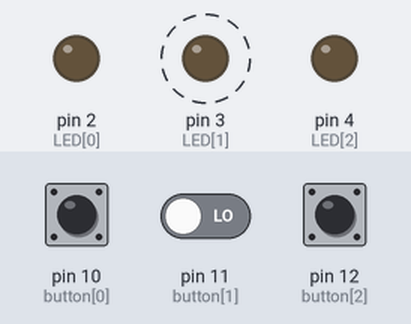
Bench run of a sketch on a simulated Arduino Uno, built with avr-gcc and run on an emulated ATmega328P. On the bench: output pins drawn as LEDs (lit = HIGH). Dashed ring = blinking. The test bench sets the inputs (shaded band); at power-on: pin 10 (button[0]) HIGH, pin 12 (button[2]) LOW, pin 11 (button[1]) LOW.

Above: at 1.2 s.
1.3 s: pin 10 (button[0]) pulled LOW for 0.15 s
At 3.3 s:
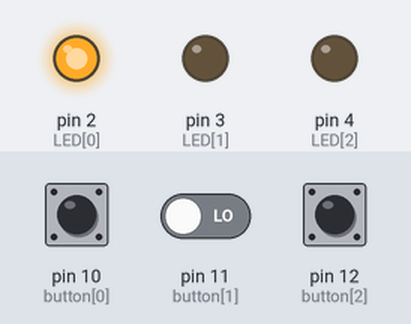
4.4 s: pin 12 (button[2]) pulled HIGH for 0.15 s
At 5.5 s:
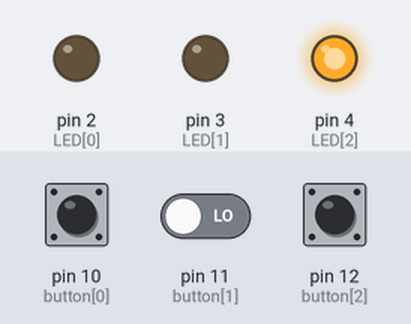
7.5 s: pin 12 (button[2]) pulled HIGH for 1 s
At 11.3 s:
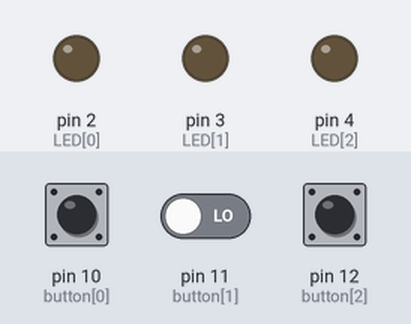
11.5 s: pin 12 (button[2]) pulled HIGH for 3.2 s
At 12.2 s:
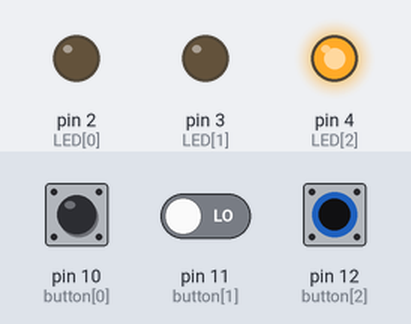
16.2 s: pin 10 (button[0]) driven LOW and pin 11 (button[1]) driven HIGH and pin 12 (button[2]) driven HIGH
At 17.0 s:
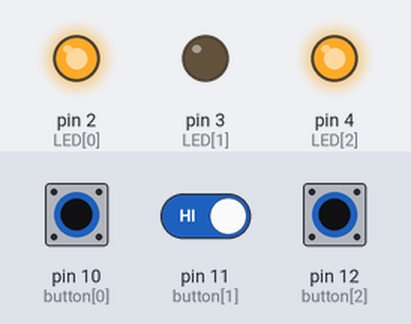
Timing chart, 0 to 20.2 s (numbered marks = the images above; inputs shaded):
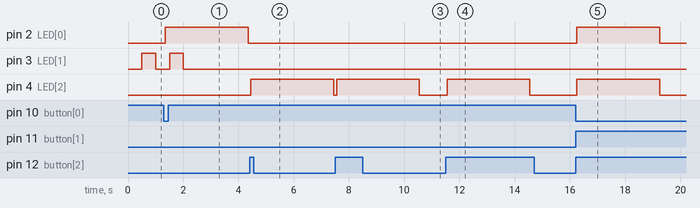

The sketch:

23_0054_0536.ino
```cpp
//button setup
int button[3] = {10, 11, 12};
bool pressed[3] = {LOW, LOW, HIGH};

//LED setup
int LED[3] = {2, 3, 4};
bool LED_state[3] = {LOW, LOW, LOW};

//debounce setup
bool buttonState[3] = {HIGH, HIGH, LOW};
bool lastButtonState[3] = {HIGH, HIGH, LOW};
long lastDebounceTime[3] = {0, 0, 0};
long debounceDelay = 50;

//cooldown timer setup
int LED_timer[3] = {3000, 2000, 3000};
long lastTimer[3] = {0, 0, 0};

//logic setup
bool blinkState[3] = {0, 0, 0};
long yellowTimer = 0;

void setup() {
  Serial.begin(9600);
  for(int i=0;i<3;++i){
    pinMode(button[i], INPUT);
    pinMode(LED[i], OUTPUT);
  }
  pinMode(button[0], INPUT_PULLUP);
}

int debounce(int reading, int i){
  bool isChange = 0; // check if button state is change
  if(reading != lastButtonState[i]){
    lastDebounceTime[i] = millis();
  }
  if(millis() - lastDebounceTime[i] > debounceDelay){
    if(reading != buttonState[i]){
      buttonState[i] = reading;
      isChange = 1;
    }
  }
  lastButtonState[i] = reading;
  return isChange;
}

int cooldown(int i){
//  Serial.println(currentTimer[i] - lastTimer[i]);
  if(millis() - lastTimer[i] > LED_timer[i]){
    return 1;
  }
  return 0;
}

/*
 0 -> green
 1 -> yellow
 2 -> red
 */
int LED_logic_check(int i){
  if(i==2) return 1; // if red
  if(i==0 && !LED_state[0] && !LED_state[2]) return 1;
  if(i==1 && !LED_state[0] && !LED_state[2]) return 1;
  return 0; // else
}

void yellowState(){
  if(millis() - yellowTimer > 500){
    yellowTimer = millis();
    LED_state[1] = !LED_state[1];
  }
}

void LED_blink(int i){
  for(int i=0;i<3;++i){
    if(blinkState[i]==1){
      if(i==1){
        yellowState();
      }
      else{
        LED_state[i] = HIGH;
      }
    }
    else{
      LED_state[i] = LOW;
    }
    if(cooldown(i)){
      blinkState[i] = 0;
      LED_state[i] = LOW;
    }
    digitalWrite(LED[i], LED_state[i]);
  }
}

void loop() {
  for(int i=0;i<3;++i){
    int Readswitch = digitalRead(button[i]);
    if(debounce(Readswitch, i) && Readswitch == pressed[i]){
      if(blinkState[i] == 0 && LED_logic_check(i)){
        blinkState[i] = 1;
        lastTimer[i] = millis();
      }
      else if(blinkState[i] == 1){
        blinkState[i] = 0;
      }
    }
    LED_blink(i);
  }
}
```

Measured:
- after the input at 1.3 s, pin 2 (LED[0]): LOW → HIGH after 0.05 s, → LOW 3.0 s later
- after the input at 4.4 s, pin 4 (LED[2]): LOW → HIGH after 0.05 s, → LOW 3.0 s later
- after the input at 7.5 s, pin 4 (LED[2]): LOW → HIGH after 0.05 s, → LOW 3.0 s later
- after the input at 11.5 s, pin 4 (LED[2]): LOW → HIGH after 0.05 s, → LOW 3.0 s later
- after the input at 16.2 s, pin 2 (LED[0]), pin 4 (LED[2]): LOW → HIGH after 0.05 s, → LOW 3.0 s later
